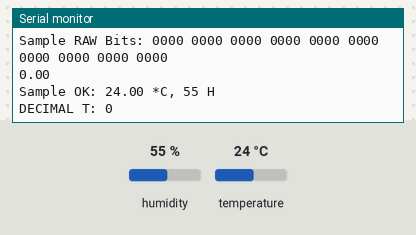
Recording of a sketch running on a simulated Arduino Uno, built with avr-gcc and run on an emulated ATmega328P. On the bench: the last lines printed to the serial monitor. The test bench sets the inputs (shaded band); at power-on: humidity 55 %, temperature 24 °C.

Above: at 2.3 s.
2.4 s: humidity set to 22 %
At 4.0 s:
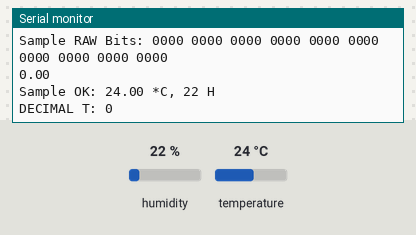
4.5 s: temperature set to 12 °C
At 5.0 s:
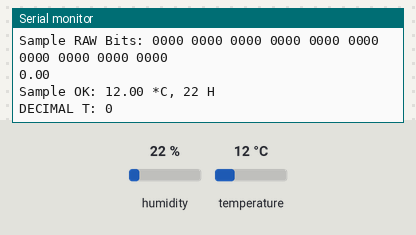
6.6 s: humidity set to 40 %
At 8.2 s:
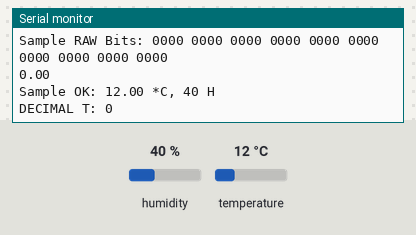
Timing chart, 0 to 9.7 s (numbered marks = the images above; inputs shaded):
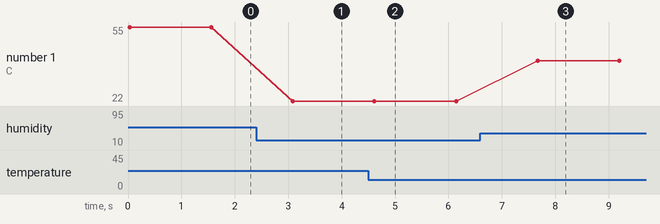

Measured:
- after the input at 2.4 s, the serial monitor: prints a new line after 0.69 s (image 1)
- after the input at 4.5 s, the serial monitor: prints a new line after 0.12 s (image 2)
- after the input at 6.6 s, the serial monitor: prints a new line after 1.1 s (image 3)
- plotted number 1: 55 → 22 after the input at 2.4 s, 22 → 40 after the input at 6.6 s

The sketch:

prueba_sensor.ino
```cpp
#include <SimpleDHT.h>

int pinDHT11 = 14;
SimpleDHT11 dht11(pinDHT11);

void setup() {
  Serial.begin(115200);
}

void loop()
{
  // start working...
  Serial.println("=================================");
  Serial.println("Sample DHT11 with RAW bits...");

  // read with raw sample data.
  byte temperature = 0;
  byte humidity = 0;
  byte data[40] = {0};
  int err = SimpleDHTErrSuccess;
  if ((err = dht11.read(&temperature, &humidity, data)) != SimpleDHTErrSuccess)
  {
    Serial.print("Read DHT11 failed, err="); Serial.println(err);delay(1000);
    return;
  }

  Serial.print("Sample RAW Bits: ");
  for (int i = 0; i < 40; i++) {
    Serial.print((int)data[i]);
    if (i > 0 && ((i + 1) % 4) == 0) {
      Serial.print(' ');
    }
  }
  Serial.println("");
  float decimal=0.0;
  decimal=(2*2*2*data[28]+2*2*data[29]+2*data[30]+data[31]);
  Serial.println(decimal/10);
  Serial.println("");
  float dato= temperature+decimal/10;
  Serial.print("Sample OK: ");
  Serial.print(String(dato));
  Serial.print(" *C, ");

  Serial.print((int)humidity); Serial.println(" H");
  Serial.print("DECIMAL T: ");
  Serial.println(String(2*2*2*data[28]+2*2*data[29]+2*data[30]+data[31]));


  // DHT11 sampling rate is 1HZ.
  delay(1500);
}
```
